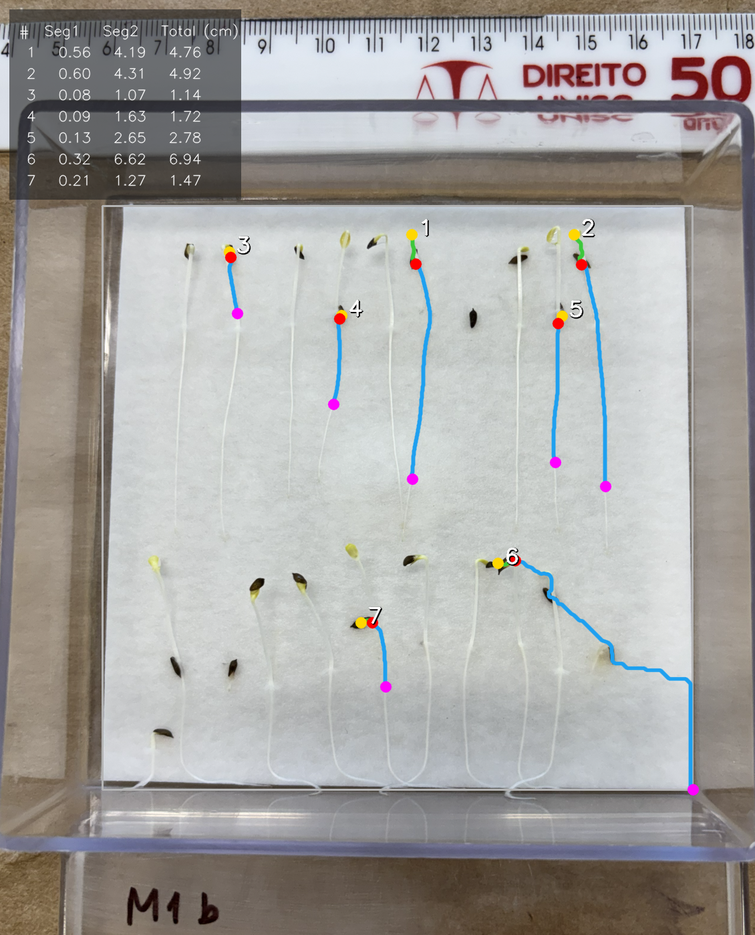
#> input picture data/saida/IMG_3196_anotado.png, 755 x 935 px, shrunk from 1130 x 1400 before the run
$ python -i structure.py   (imports and definitions only)
#> lines starting #> are read from the running program, lines starting #| are printed output that depends on the picture; after the words box and inside, x2 and y2 are one past the last pixel; in counts of white or black regions, pixels touching at a corner belong together
from __future__ import annotations

from dataclasses import dataclass

import cv2
import numpy as np


@dataclass
class Structures:
    roi: tuple[int, int, int, int]
    detail: np.ndarray
    prob: np.ndarray
    mask: np.ndarray
    width: np.ndarray
    cost: np.ndarray


def find_paper(bgr: np.ndarray) -> tuple[tuple[int, int, int, int], np.ndarray]:
    """Encontra o quadrado de papel branco (substrato) onde estao as plantulas."""
    H, W = bgr.shape[:2]
    hsv = cv2.cvtColor(bgr, cv2.COLOR_BGR2HSV)
    v = hsv[:, :, 2]
    s = hsv[:, :, 1]
    paper = ((v > 165) & (s < 45)).astype(np.uint8) * 255
    paper = cv2.morphologyEx(paper, cv2.MORPH_OPEN, np.ones((15, 15), np.uint8))
    cut = cv2.erode(paper, np.ones((31, 5), np.uint8))

    cnts, _ = cv2.findContours(cut, cv2.RETR_EXTERNAL, cv2.CHAIN_APPROX_SIMPLE)
    if not cnts:
        full = np.ones((H, W), np.uint8) * 255
        return (0, 0, W, H), full

    biggest = max(cnts, key=cv2.contourArea)
    mask = np.zeros((H, W), np.uint8)
    cv2.drawContours(mask, [biggest], -1, 255, -1)
    mask = cv2.dilate(mask, np.ones((31, 5), np.uint8))

    x, y, w, h = cv2.boundingRect(mask)
    return (x, y, w, h), mask


def find_paper_roi(bgr: np.ndarray) -> tuple[int, int, int, int]:
    """Compatibilidade: retorna apenas o bbox do papel."""
    return find_paper(bgr)[0]


def _background_subtract(gray: np.ndarray, sigma: float) -> np.ndarray:
    bg = cv2.GaussianBlur(gray, (0, 0), sigma)
    detail = cv2.subtract(gray, bg)
    detail = detail.astype(np.float32)
    m = detail.max()
    if m > 0:
        detail /= m
    return detail


def extract(
    bgr: np.ndarray,
    roi: tuple[int, int, int, int] | None = None,
    roi_mask: np.ndarray | None = None,
    sigma: float | None = None,
    prob_thresh: float = 0.12,
) -> Structures:
    """Constroi mascara/probabilidade/custo das estruturas dentro da ROI."""
    if roi is None or roi_mask is None:
        roi, roi_mask = find_paper(bgr)
    x, y, w, h = roi

    if sigma is None:
        sigma = max(5.0, w * 0.0085)

    gray_full = cv2.cvtColor(bgr, cv2.COLOR_BGR2GRAY)
    detail_full = _background_subtract(gray_full, sigma)

    roi_mask = (roi_mask > 0).astype(np.uint8)

    detail = detail_full * roi_mask

    hsv = cv2.cvtColor(bgr, cv2.COLOR_BGR2HSV)
    H, S, V = hsv[:, :, 0], hsv[:, :, 1], hsv[:, :, 2]
    yellow = ((H >= 20) & (H <= 45) & (S > 60) & (V > 80)).astype(np.float32)
    dark = (V < 95).astype(np.float32)
    head = np.clip(yellow + dark, 0, 1) * roi_mask

    prob = np.clip(detail * 1.6 + head, 0, 1).astype(np.float32)
    prob = cv2.GaussianBlur(prob, (0, 0), 1.0)

    mask = (prob > prob_thresh).astype(np.uint8) * 255
    mask = cv2.morphologyEx(mask, cv2.MORPH_OPEN, np.ones((2, 2), np.uint8))
    vkernel = cv2.getStructuringElement(cv2.MORPH_RECT, (3, 15))
    mask = cv2.morphologyEx(mask, cv2.MORPH_CLOSE, vkernel)
    mask = cv2.morphologyEx(mask, cv2.MORPH_CLOSE, np.ones((3, 3), np.uint8))

    width = cv2.distanceTransform(mask, cv2.DIST_L2, 3)

    cost = (1.0 - prob).astype(np.float32)
    cost = cost * cost * 50.0 + 0.05
    cost[roi_mask == 0] = 1e6

    return Structures(
        roi=roi, detail=detail, prob=prob, mask=mask, width=width, cost=cost
    )

>>> import cv2
>>> picture = cv2.imread('../data/saida/IMG_3196_anotado.png')
#> picture is the input picture: shape (935, 755, 3); mean B, G, R 160.7, 163, 164.7
>>> result = extract(picture)
#> in find_paper, `hsv = cv2.cvtColor(bgr, cv2.COLOR_BGR2HSV)`: hsv: shape (935, 755, 3); mean H, S, V 66.6, 26.6, 170.2
#> in find_paper, `paper = ((v > 165) & (s < 45)).astype(np.uint8) * 255`:
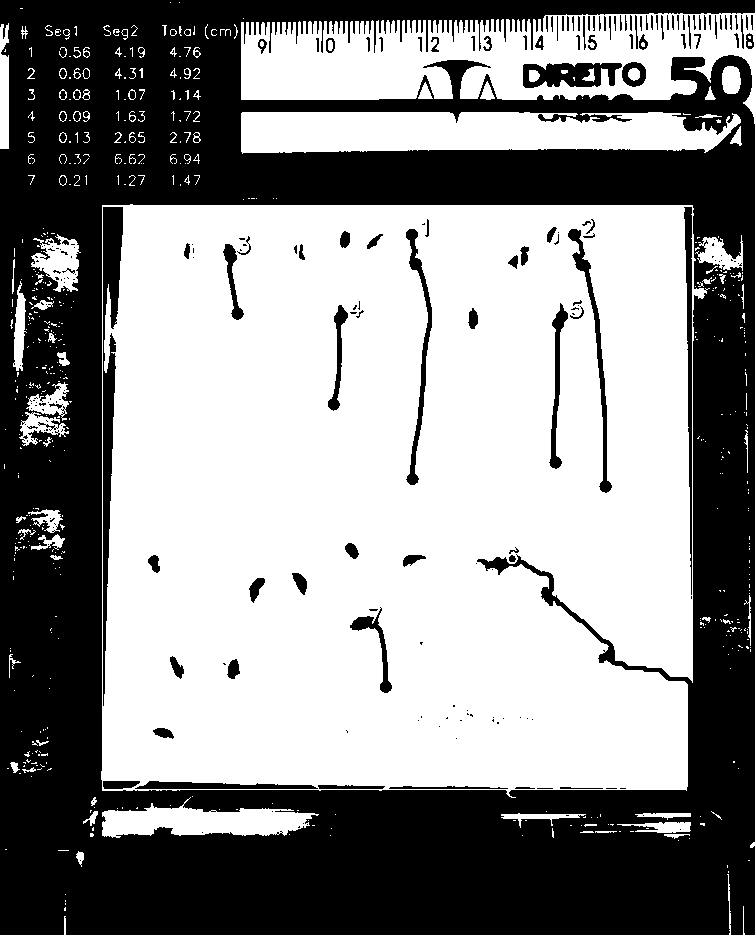
#> paper: shape (935, 755); 56% white; 229 black regions (124 under 20 px), largest, box (x1, y1, x2, y2) and area: (0, 0, 755, 935) 290037, (103, 207, 123, 706) 4280, (523, 63, 622, 88) 1694
#> in find_paper, `paper = cv2.morphologyEx(paper, cv2.MORPH_OPEN, np.ones((15, 15), np.u..`: paper: shape (935, 755); 51.7% white; 29 black regions (9 under 20 px), largest, box (x1, y1, x2, y2) and area: (0, 0, 755, 935) 335781, (328, 301, 364, 411) 872, (350, 607, 392, 693) 836
#> in find_paper, `cut = cv2.erode(paper, np.ones((31, 5), np.uint8))`:
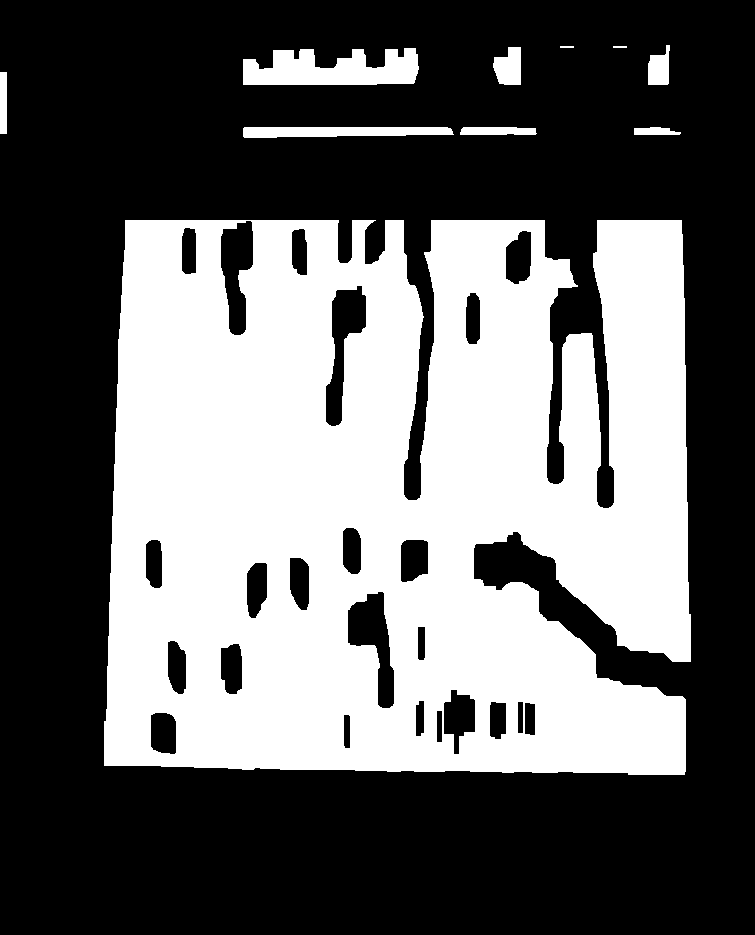
#> cut: shape (935, 755); 39.8% white; 10 white regions
#> in find_paper, `cnts, _ = cv2.findContours(cut, cv2.RETR_EXTERNAL, cv2.CHAIN_APPROX_SI..`: cnts = 10 contours, 2 with area under 20; largest, box (x1, y1, x2, y2) and area: (104, 220, 691, 775) 289824, (243, 48, 419, 85) 4514, (243, 127, 454, 138) 1744, (493, 47, 521, 85) 782, (648, 45, 670, 85) 594, (460, 127, 537, 135) 494, (0, 72, 7, 134) 366, (634, 127, 681, 135) 248
#> in find_paper, `biggest = max(cnts, key=cv2.contourArea)`: biggest = contour of 559 points, box (x1, y1, x2, y2) (104, 220, 691, 775), area 289824
#> in find_paper, `cv2.drawContours(mask, [biggest], -1, 255, -1)`: mask: shape (935, 755); 41.4% white; 1 white region, box (x1, y1, x2, y2) and area: (104, 220, 691, 775) 292020
#> in find_paper, `mask = cv2.dilate(mask, np.ones((31, 5), np.uint8))`:
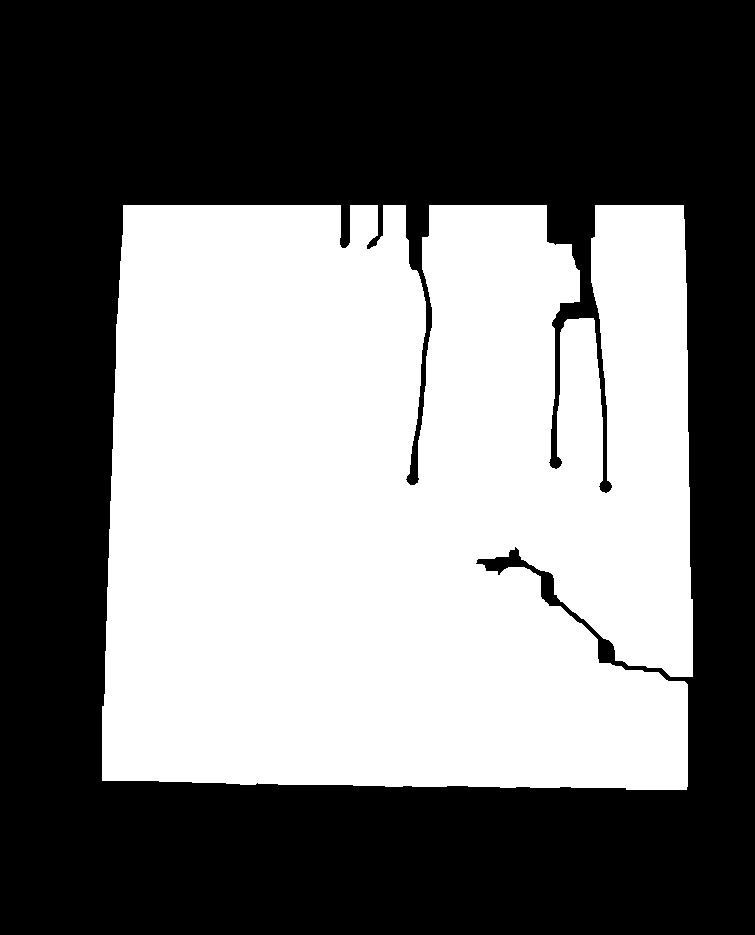
#> mask: shape (935, 755); 46.1% white; 1 white region, box (x1, y1, x2, y2) and area: (102, 205, 693, 790) 325344
#> in find_paper, `x, y, w, h = cv2.boundingRect(mask)`: x = 102; y = 205; w = 591; h = 585
#> in extract, `roi, roi_mask = find_paper(bgr)`: roi = (102, 205, 591, 585)
#> in extract, `x, y, w, h = roi`: x = 102; y = 205; w = 591; h = 585
#> in extract, `sigma = max(5.0, w * 0.0085)`: sigma = 5.02
#> in _background_subtract, `detail = cv2.subtract(gray, bg)`:
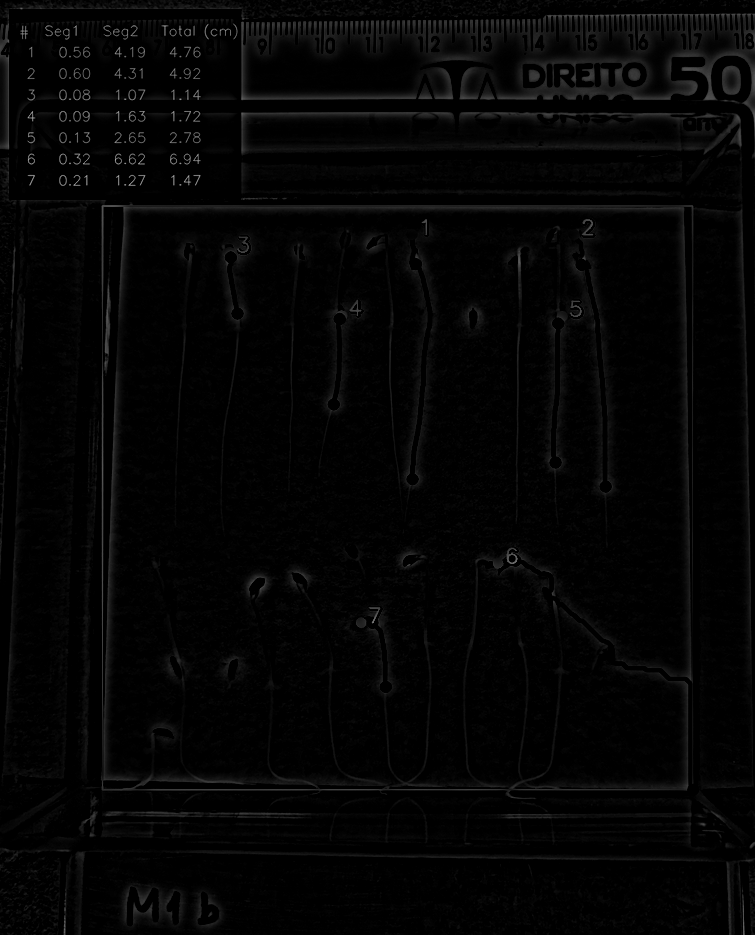
#> detail: shape (935, 755); min 0, max 173, mean 4.5
#> in _background_subtract, `m = detail.max()`: m = 173
#> in extract, `H, S, V = hsv[:, :, 0], hsv[:, :, 1], hsv[:, :, 2]`:
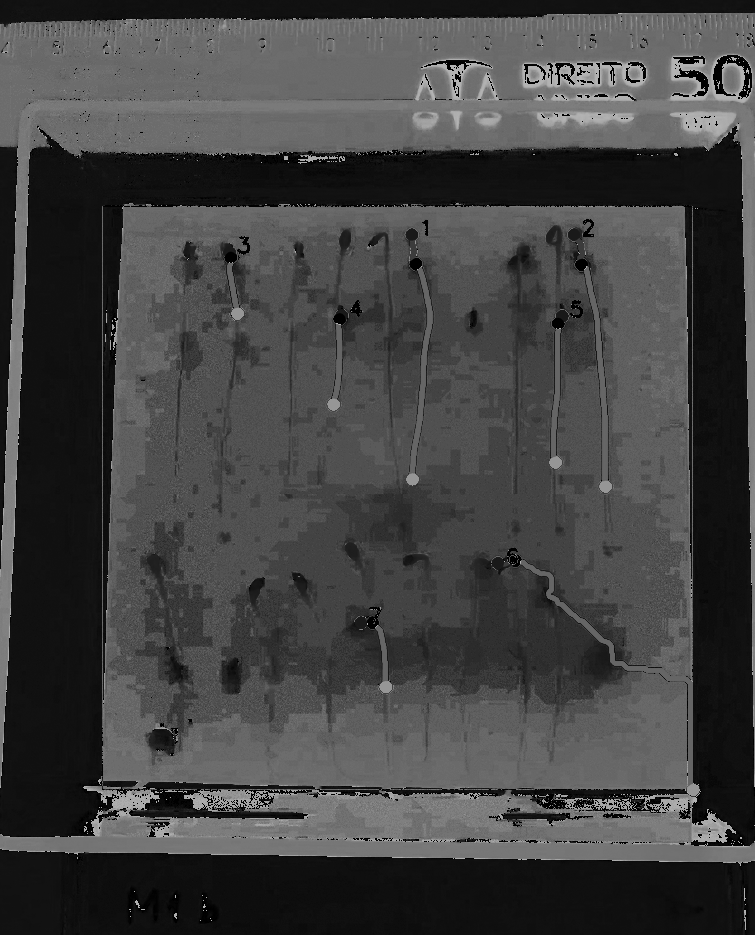
#> H: shape (935, 755); min 0, max 179, mean 66.6
#> in extract, `yellow = ((H >= 20) & (H <= 45) & (S > 60) & (V > 80)).astype(np.float..`: yellow: shape (935, 755) float32; values 0 (black) and 1 (white), 0.27% white; 149 white regions (127 under 20 px), largest, box (x1, y1, x2, y2) and area: (345, 543, 358, 558) 136, (148, 556, 160, 572) 121, (568, 229, 581, 241) 118
#> in extract, `dark = (V < 95).astype(np.float32)`: dark: shape (935, 755) float32; values 0 (black) and 1 (white), 7.9% white; 548 white regions (460 under 20 px), largest, box (x1, y1, x2, y2) and area: (293, 856, 705, 935) 19795, (0, 99, 680, 205) 16051, (9, 9, 242, 57) 3815
#> in extract, `head = np.clip(yellow + dark, 0, 1) * roi_mask`: head: shape (935, 755) float32; values 0 (black) and 1 (white), 0.24% white; 29 white regions (10 under 20 px), largest, box (x1, y1, x2, y2) and area: (250, 578, 264, 602) 192, (293, 573, 307, 593) 161, (351, 617, 370, 629) 143
#> in extract, `mask = (prob > prob_thresh).astype(np.uint8) * 255`: mask: shape (935, 755); 3.4% white; 153 white regions (61 under 20 px), largest, box (x1, y1, x2, y2) and area: (595, 205, 693, 677) 3130, (102, 341, 139, 781) 2715, (118, 204, 341, 325) 2012
#> in extract, `mask = cv2.morphologyEx(mask, cv2.MORPH_OPEN, np.ones((2, 2), np.uint8))`: mask: shape (935, 755); 3.4% white; 152 white regions (57 under 20 px), largest, box (x1, y1, x2, y2) and area: (596, 206, 694, 678) 3128, (103, 354, 140, 782) 2701, (119, 205, 342, 323) 2008
#> in extract, `mask = cv2.morphologyEx(mask, cv2.MORPH_CLOSE, vkernel)`: mask: shape (935, 755); 3.8% white; 63 white regions (13 under 20 px), largest, box (x1, y1, x2, y2) and area: (571, 206, 694, 791) 4672, (103, 354, 140, 782) 2825, (119, 205, 342, 323) 2012
#> in extract, `cost[roi_mask == 0] = 1e6`:
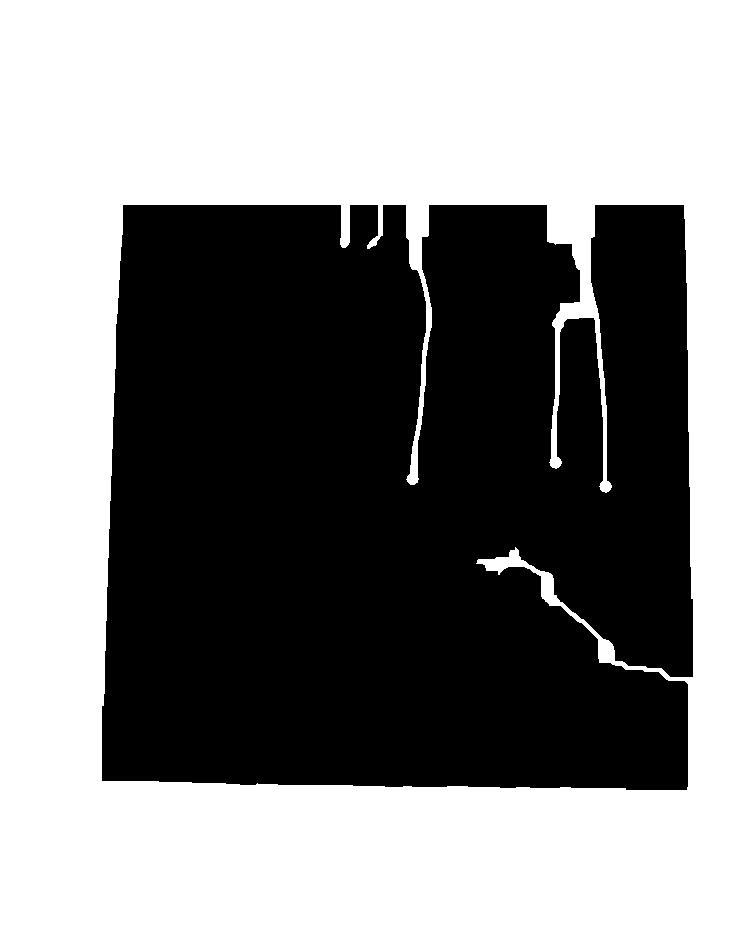
#> cost: shape (935, 755) float32; min 0.05, max 1000000, mean 539145.4; drawn with min black and max white

$ run again, on data/saida/IMG_3265_anotado.png
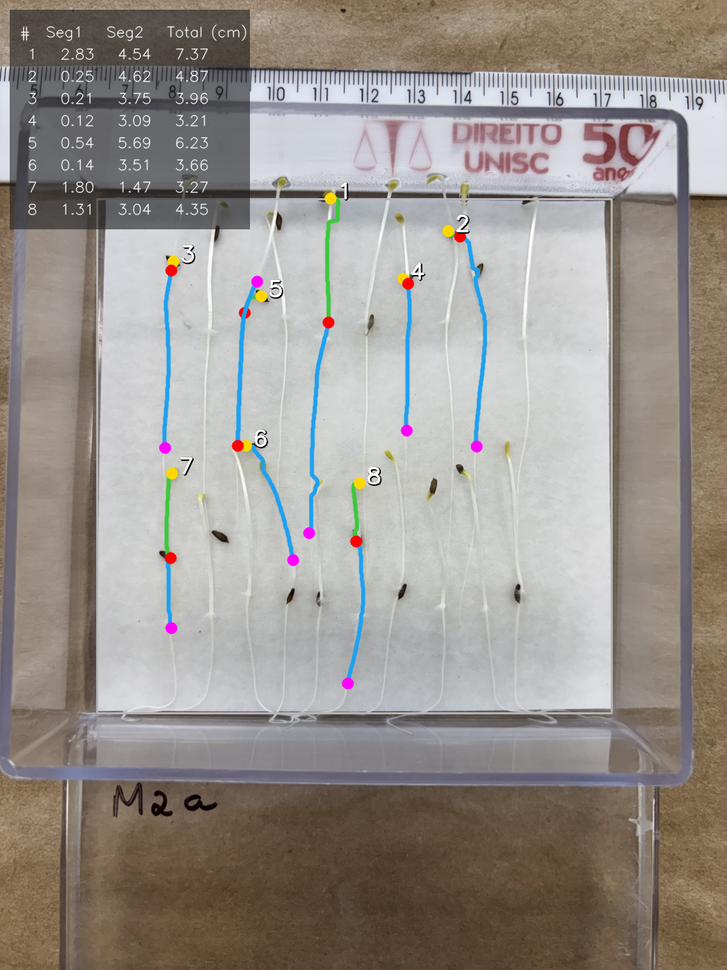
#> input picture data/saida/IMG_3265_anotado.png, 727 x 970 px, shrunk from 1050 x 1400 before the run
#> picture is the input picture: shape (970, 727, 3); mean B, G, R 140.8, 146.5, 153
#> hsv: shape (970, 727, 3); mean H, S, V 56.3, 40.4, 157.1
#> in find_paper, `paper = ((v > 165) & (s < 45)).astype(np.uint8) * 255`:
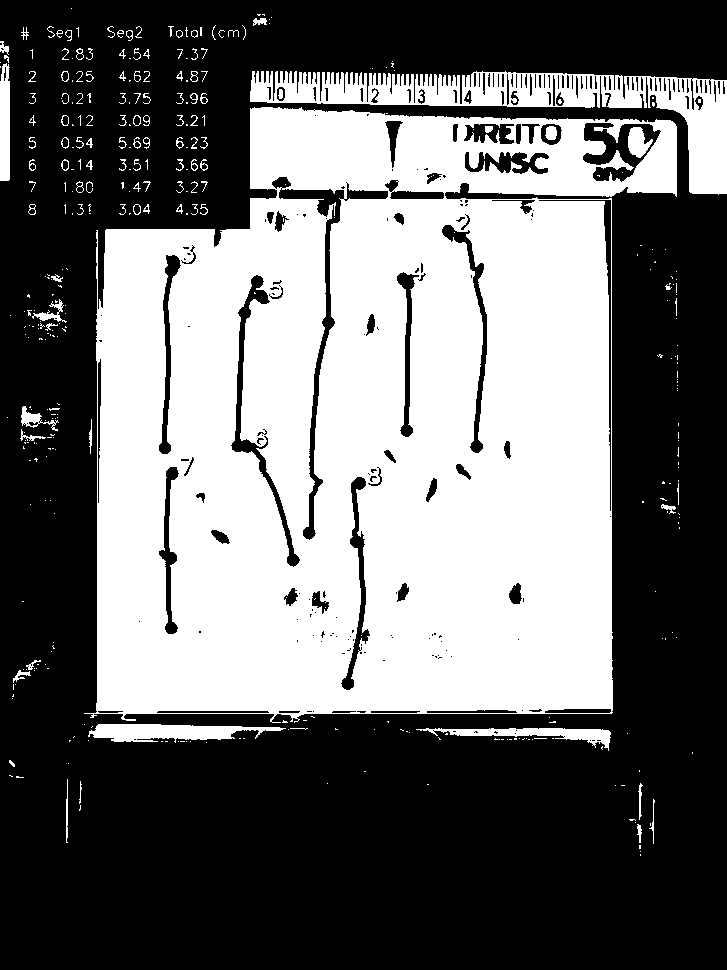
#> paper: shape (970, 727); 42.3% white; 378 white regions (267 under 20 px), largest, box (x1, y1, x2, y2) and area: (84, 107, 677, 723) 272623, (250, 71, 727, 195) 15357, (88, 724, 286, 743) 2290
#> cut: shape (970, 727); 29.1% white; 8 white regions
#> cnts = 8 contours; box (x1, y1, x2, y2) and area: (301, 214, 610, 696) 117766, (99, 213, 340, 699) 79058, (252, 123, 388, 176) 5983, (690, 109, 727, 179) 2105, (397, 132, 463, 177) 1658, (550, 134, 591, 181) 1064, (643, 139, 675, 178) 710, (0, 96, 8, 166) 482
#> biggest = contour of 428 points, box (x1, y1, x2, y2) (301, 214, 610, 696), area 117766
#> in find_paper, `x, y, w, h = cv2.boundingRect(mask)`: x = 299; y = 199; w = 313; h = 512
#> roi = (299, 199, 313, 512)
#> in extract, `x, y, w, h = roi`: x = 299; y = 199; w = 313; h = 512
#> sigma = 5
#> m = 163
#> roi_mask: shape (970, 727); values 0 (black) and 1 (white), 19.6% white; 1 white region, box (x1, y1, x2, y2) and area: (299, 199, 612, 711) 138525
#> yellow: shape (970, 727) float32; values 0 (black) and 1 (white), 0.23% white; 45 white regions (27 under 20 px), largest, box (x1, y1, x2, y2) and area: (323, 190, 337, 205) 151, (166, 467, 178, 480) 124, (255, 290, 268, 303) 123
#> dark: shape (970, 727) float32; values 0 (black) and 1 (white), 11.6% white; 785 white regions (697 under 20 px), largest, box (x1, y1, x2, y2) and area: (177, 785, 604, 970) 44711, (0, 10, 388, 242) 24171, (59, 807, 66, 970) 824
#> head: shape (970, 727) float32; values 0 (black) and 1 (white), 0.05% white; 5 white regions, box (x1, y1, x2, y2) and area: (426, 478, 437, 501) 111, (505, 441, 510, 458) 74, (514, 584, 520, 603) 74, (398, 584, 407, 599) 65, (368, 315, 373, 329) 36
#> in extract, `cost[roi_mask == 0] = 1e6`:
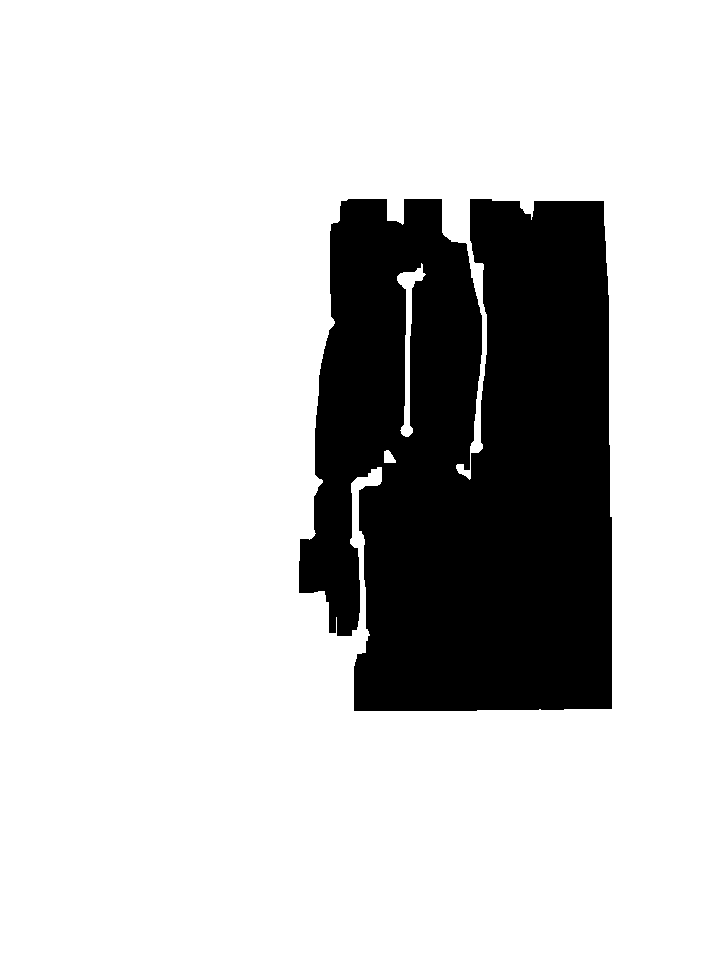
#> cost: shape (970, 727) float32; min 0.0512, max 1000000, mean 803572.6; drawn with min black and max white
